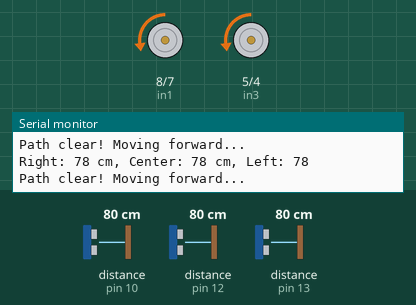
Bench run of a sketch on a simulated Arduino Uno, built with avr-gcc and run on an emulated ATmega328P. Parts: motor-driver pin pairs drawn as motors (green arrow = first pin HIGH = forward, orange = second pin HIGH = backward, longer = more drive, scaled by the enable pin), the last lines printed to the serial monitor. Wiring (inferred from the names in the program): 3 × ultrasonic range finder: trigger pin 2, echo pin 12 / trigger pin 6, echo pin 13 / trigger pin 11, echo pin 10. Inputs (shaded band) come from the test bench; at power-on: distance to the obstacle (sensors on pin 10, pin 12, pin 13) 80 cm. The echo pulse lasts 58.3 µs per cm.

Above: at 1.2 s.
1.3 s: distance to the obstacle (sensor on pin 10) set to 17 cm
4.3 s: distance to the obstacle (sensor on pin 10) set to 14 cm
At 5.2 s:
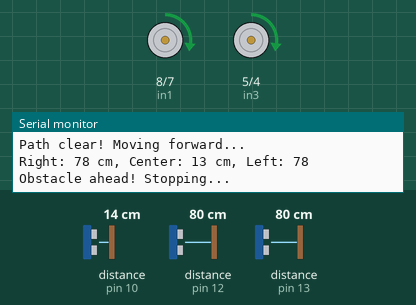
At 6.5 s:
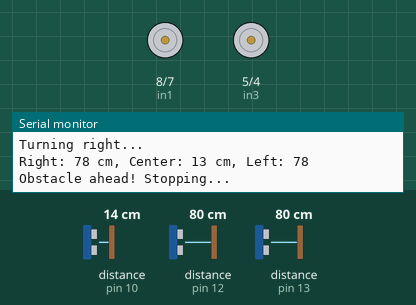
7.3 s: distance to the obstacle (sensor on pin 12) set to 76 cm
At 7.8 s:
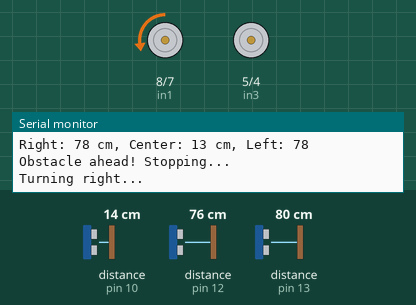
10.3 s: distance to the obstacle (sensor on pin 12) set to 120 cm
13.3 s: distance to the obstacle (sensor on pin 12) set to 2 cm
Timing chart, 0 to 17.3 s (numbered marks = the images above; inputs shaded):
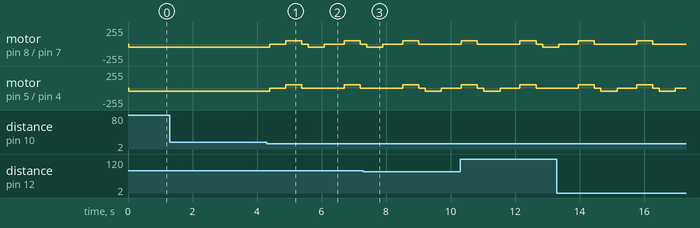

The sketch:

Robot_with_Obstacle_Avoidance.ino
```cpp
// Motor A and B connections
int enA = 9;
int in1 = 8;
int in2 = 7;
int enB = 3;
int in3 = 5;
int in4 = 4;

// Ultrasonic Sensor Pins
int trigRight = 2;
int echoRight = 12;
int trigCenter = 11;
int echoCenter = 10;
int trigLeft = 6;
int echoLeft = 13;

// Speed control
int speed = 50; // Default speed

// Distance threshold for obstacle detection
const int obstacleDistance = 15; // cm

void setup() {
  // Motor pins as output
  pinMode(enA, OUTPUT);
  pinMode(in1, OUTPUT);
  pinMode(in2, OUTPUT);
  pinMode(enB, OUTPUT);
  pinMode(in3, OUTPUT);
  pinMode(in4, OUTPUT);

  // Sensor pins as output/input
  pinMode(trigRight, OUTPUT);
  pinMode(echoRight, INPUT);
  pinMode(trigCenter, OUTPUT);
  pinMode(echoCenter, INPUT);
  pinMode(trigLeft, OUTPUT);
  pinMode(echoLeft, INPUT);

  // Initialize motors to stop
  digitalWrite(in1, LOW);
  digitalWrite(in2, LOW);
  digitalWrite(in3, LOW);
  digitalWrite(in4, LOW);

  Serial.begin(9600); // Debugging
}

// Function to measure distance using an ultrasonic sensor
long measureDistance(int trigPin, int echoPin) {
  digitalWrite(trigPin, LOW);
  delayMicroseconds(2);
  digitalWrite(trigPin, HIGH);
  delayMicroseconds(10);
  digitalWrite(trigPin, LOW);
  long duration = pulseIn(echoPin, HIGH);
  long distance = duration * 0.034 / 2; // Convert to cm
  return distance;
}

// Function to control motors with speed and direction
void controlMotors(int speed, bool forward) {
  analogWrite(enA, speed);
  analogWrite(enB, speed);
  if (forward) {
    digitalWrite(in1, LOW);
    digitalWrite(in2, HIGH);
    digitalWrite(in3, LOW);
    digitalWrite(in4, HIGH);
  } else {
    digitalWrite(in1, HIGH);
    digitalWrite(in2, LOW);
    digitalWrite(in3, HIGH);
    digitalWrite(in4, LOW);
  }
}

// Functions for directional control
void stopMotors() {
  analogWrite(enA, 0);
  analogWrite(enB, 0);
  digitalWrite(in1, LOW);
  digitalWrite(in2, LOW);
  digitalWrite(in3, LOW);
  digitalWrite(in4, LOW);
}

void turnLeft(int speed) {
  analogWrite(enA, speed);
  analogWrite(enB, speed);
  digitalWrite(in1, LOW);
  digitalWrite(in2, LOW);
  digitalWrite(in3, LOW);
  digitalWrite(in4, HIGH);
}

void turnRight(int speed) {
  analogWrite(enA, speed);
  analogWrite(enB, speed);
  digitalWrite(in1, LOW);
  digitalWrite(in2, HIGH);
  digitalWrite(in3, LOW);
  digitalWrite(in4, LOW);
}

void loop() {
  // Measure distances from sensors
  long rightDistance = measureDistance(trigRight, echoRight);
  long centerDistance = measureDistance(trigCenter, echoCenter);
  long leftDistance = measureDistance(trigLeft, echoLeft);

  // Debugging output
  Serial.print("Right: ");
  Serial.print(rightDistance);
  Serial.print(" cm, Center: ");
  Serial.print(centerDistance);
  Serial.print(" cm, Left: ");
  Serial.println(leftDistance);

  // Decision logic
  if (centerDistance < obstacleDistance) {
    // Obstacle ahead
    Serial.println("Obstacle ahead! Stopping...");
    stopMotors();
    delay(500);
    // Reverse slightly and turn
    controlMotors(speed, false); // Reverse
    delay(500);
    stopMotors();
    delay(200);
    if (leftDistance > rightDistance) {
      Serial.println("Turning left...");
      turnLeft(speed);
      delay(500);
    } else {
      Serial.println("Turning right...");
      turnRight(speed);
      delay(500);
    }
    stopMotors();
  } else if (leftDistance < obstacleDistance) {
    // Obstacle on the left
    Serial.println("Obstacle on left! Turning right...");
    turnRight(speed);
    delay(500);
    stopMotors();
  } else if (rightDistance < obstacleDistance) {
    // Obstacle on the right
    Serial.println("Obstacle on right! Turning left...");
    turnLeft(speed);
    delay(500);
    stopMotors();
  } else {
    // No obstacles, move forward
    Serial.println("Path clear! Moving forward...");
    controlMotors(speed, true);
  }

  delay(100); // Small delay for stability
}
```

Measured:
- the behaviour switches between 16 and 15 cm on distance to the obstacle (sensor on pin 10) (found by bisection; images 0 and 1)
- the behaviour switches between 80 and 79 cm on distance to the obstacle (sensor on pin 12) (found by bisection; images 2 and 3)
- after the input at 7.3 s, motor on pin 8 (in1) / pin 7 (in2): goes on until 9.0 s, then stays stopped
